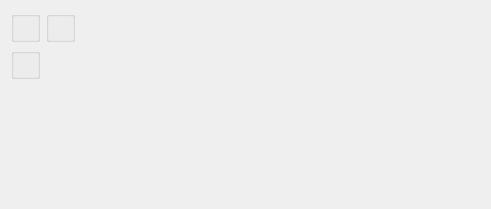
<?xml version="1.0" encoding="UTF-8"?>
<ui version="4.0">
 <comment>This file is part of the xTuple ERP: PostBooks Edition, a free and
open source Enterprise Resource Planning software suite,
Copyright (c) 1999-2010 by OpenMFG LLC, d/b/a xTuple.
It is licensed to you under the Common Public Attribution License
version 1.0, the full text of which (including xTuple-specific Exhibits)
is available at www.xtuple.com/CPAL.  By using this software, you agree
to be bound by its terms.</comment>
 <class>dspPurchaseReqsByPlannerCode</class>
 <widget class="QWidget" name="dspPurchaseReqsByPlannerCode">
  <property name="geometry">
   <rect>
    <x>0</x>
    <y>0</y>
    <width>491</width>
    <height>209</height>
   </rect>
  </property>
  <property name="windowTitle">
   <string>Purchase Requests by Planner Code</string>
  </property>
  <layout class="QHBoxLayout" name="horizontalLayout">
   <item>
    <layout class="QVBoxLayout" name="verticalLayout">
     <property name="spacing">
      <number>0</number>
     </property>
     <item>
      <layout class="QGridLayout" name="gridLayout_2">
       <item row="0" column="0">
        <widget class="ParameterGroup" name="_plannerCode">
         <property name="title">
          <string/>
         </property>
         <property name="fixedSize">
          <bool>false</bool>
         </property>
        </widget>
       </item>
       <item row="0" column="1">
        <widget class="QGroupBox" name="groupBox">
         <property name="title">
          <string/>
         </property>
         <layout class="QGridLayout" name="gridLayout">
          <item row="0" column="0">
           <widget class="DateCluster" name="_dates"/>
          </item>
         </layout>
        </widget>
       </item>
       <item row="1" column="0">
        <widget class="WarehouseGroup" name="_warehouse">
         <property name="title">
          <string/>
         </property>
         <property name="fixedSize">
          <bool>false</bool>
         </property>
        </widget>
       </item>
      </layout>
     </item>
     <item>
      <spacer name="verticalSpacer">
       <property name="orientation">
        <enum>Qt::Vertical</enum>
       </property>
       <property name="sizeHint" stdset="0">
        <size>
         <width>20</width>
         <height>0</height>
        </size>
       </property>
      </spacer>
     </item>
    </layout>
   </item>
   <item>
    <spacer name="horizontalSpacer">
     <property name="orientation">
      <enum>Qt::Horizontal</enum>
     </property>
     <property name="sizeHint" stdset="0">
      <size>
       <width>19</width>
       <height>20</height>
      </size>
     </property>
    </spacer>
   </item>
  </layout>
 </widget>
 <layoutdefault spacing="6" margin="11"/>
 <pixmapfunction>qPixmapFromMimeSource</pixmapfunction>
 <customwidgets>
  <customwidget>
   <class>DateCluster</class>
   <extends>QWidget</extends>
   <header>datecluster.h</header>
  </customwidget>
  <customwidget>
   <class>ParameterGroup</class>
   <extends>QGroupBox</extends>
   <header>parametergroup.h</header>
  </customwidget>
  <customwidget>
   <class>WarehouseGroup</class>
   <extends>QGroupBox</extends>
   <header>warehousegroup.h</header>
  </customwidget>
 </customwidgets>
 <tabstops>
  <tabstop>_warehouse</tabstop>
  <tabstop>_dates</tabstop>
  <tabstop>_plannerCode</tabstop>
 </tabstops>
 <resources/>
 <connections/>
</ui>
